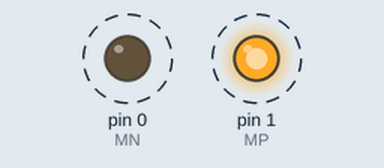
A sketch run on a simulated Arduino Uno, built with avr-gcc and run on an emulated ATmega328P. On the bench: output pins drawn as LEDs (lit = HIGH). Dashed ring = blinking.

Above: at 0.5 s.
Timing chart, 0 to 4.6 s (numbered marks = the images above):
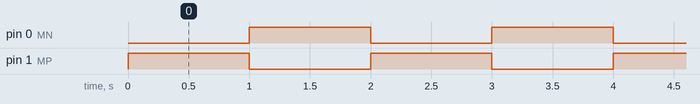

The sketch:

ESDI_9.1.ino
```cpp
/****************************************************************************
 * Title  : Rotate motor clockwise and anticlockwise for 1second.           *
 * Date   : 03/09/2017                                                      *
 * Author : Harsh Patel                                                     *
 * ID No  : 15it077                                                         *
 * E-mail : 15it077@charusat.edu.in                                         *
 ****************************************************************************/
#define MP 1
#define MN 0

void setup() {
  pinMode(MP, OUTPUT);
  pinMode(MN, OUTPUT);
}

void loop() {
  digitalWrite(MP, HIGH);
  digitalWrite(MN, LOW);
  delay(1000);
  digitalWrite(MP, LOW);
  digitalWrite(MN, HIGH);
  delay(1000);
}
```

Measured:
- by itself, pin 0 (MN), pin 1 (MP): alternates HIGH for 1.0 s and LOW for 1.0 s
